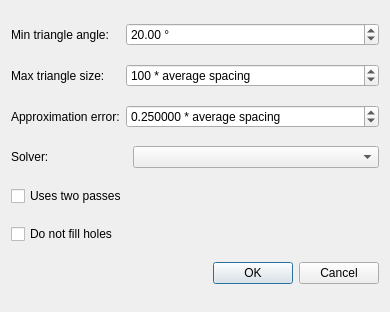
<?xml version="1.0" encoding="UTF-8"?>
<ui version="4.0">
 <class>PoissonDialog</class>
 <widget class="QDialog" name="PoissonDialog">
  <property name="geometry">
   <rect>
    <x>0</x>
    <y>0</y>
    <width>390</width>
    <height>312</height>
   </rect>
  </property>
  <property name="windowTitle">
   <string>Poisson reconstruction</string>
  </property>
  <layout class="QGridLayout" name="gridLayout">
   <item row="0" column="1" colspan="2">
    <widget class="QDoubleSpinBox" name="m_inputAngle">
     <property name="suffix">
      <string> °</string>
     </property>
     <property name="minimum">
      <double>1.000000000000000</double>
     </property>
     <property name="maximum">
      <double>30.000000000000000</double>
     </property>
     <property name="value">
      <double>20.000000000000000</double>
     </property>
    </widget>
   </item>
   <item row="1" column="0">
    <widget class="QLabel" name="label_2">
     <property name="text">
      <string>Max triangle size:</string>
     </property>
    </widget>
   </item>
   <item row="3" column="0" colspan="2">
    <widget class="QLabel" name="label_4">
     <property name="text">
      <string>Solver:</string>
     </property>
    </widget>
   </item>
   <item row="3" column="2">
    <widget class="QComboBox" name="m_inputSolver">
     <property name="toolTip">
      <string extracomment="Name of the sparse solver"/>
     </property>
    </widget>
   </item>
   <item row="6" column="2">
    <widget class="QDialogButtonBox" name="buttonBox">
     <property name="standardButtons">
      <set>QDialogButtonBox::Cancel|QDialogButtonBox::Ok</set>
     </property>
    </widget>
   </item>
   <item row="4" column="0" colspan="2">
    <widget class="QCheckBox" name="m_inputTwoPasses">
     <property name="text">
      <string>Uses two passes</string>
     </property>
    </widget>
   </item>
   <item row="2" column="1" colspan="2">
    <widget class="QDoubleSpinBox" name="m_inputDistance">
     <property name="suffix">
      <string> * average spacing</string>
     </property>
     <property name="decimals">
      <number>6</number>
     </property>
     <property name="minimum">
      <double>0.010000000000000</double>
     </property>
     <property name="maximum">
      <double>100.000000000000000</double>
     </property>
     <property name="singleStep">
      <double>0.010000000000000</double>
     </property>
     <property name="value">
      <double>0.250000000000000</double>
     </property>
    </widget>
   </item>
   <item row="0" column="0">
    <widget class="QLabel" name="label">
     <property name="text">
      <string>Min triangle angle:</string>
     </property>
    </widget>
   </item>
   <item row="2" column="0">
    <widget class="QLabel" name="label_3">
     <property name="text">
      <string>Approximation error:</string>
     </property>
    </widget>
   </item>
   <item row="1" column="1" colspan="2">
    <widget class="QDoubleSpinBox" name="m_inputRadius">
     <property name="suffix">
      <string> * average spacing</string>
     </property>
     <property name="decimals">
      <number>0</number>
     </property>
     <property name="minimum">
      <double>1.000000000000000</double>
     </property>
     <property name="maximum">
      <double>1000.000000000000000</double>
     </property>
     <property name="singleStep">
      <double>1.000000000000000</double>
     </property>
     <property name="value">
      <double>100.000000000000000</double>
     </property>
    </widget>
   </item>
   <item row="5" column="0">
    <widget class="QCheckBox" name="m_doNotFillHoles">
     <property name="text">
      <string>Do not fill holes</string>
     </property>
    </widget>
   </item>
  </layout>
 </widget>
 <resources/>
 <connections>
  <connection>
   <sender>buttonBox</sender>
   <signal>accepted()</signal>
   <receiver>PoissonDialog</receiver>
   <slot>accept()</slot>
   <hints>
    <hint type="sourcelabel">
     <x>177</x>
     <y>123</y>
    </hint>
    <hint type="destinationlabel">
     <x>53</x>
     <y>125</y>
    </hint>
   </hints>
  </connection>
  <connection>
   <sender>buttonBox</sender>
   <signal>rejected()</signal>
   <receiver>PoissonDialog</receiver>
   <slot>reject()</slot>
   <hints>
    <hint type="sourcelabel">
     <x>257</x>
     <y>119</y>
    </hint>
    <hint type="destinationlabel">
     <x>257</x>
     <y>143</y>
    </hint>
   </hints>
  </connection>
 </connections>
</ui>
